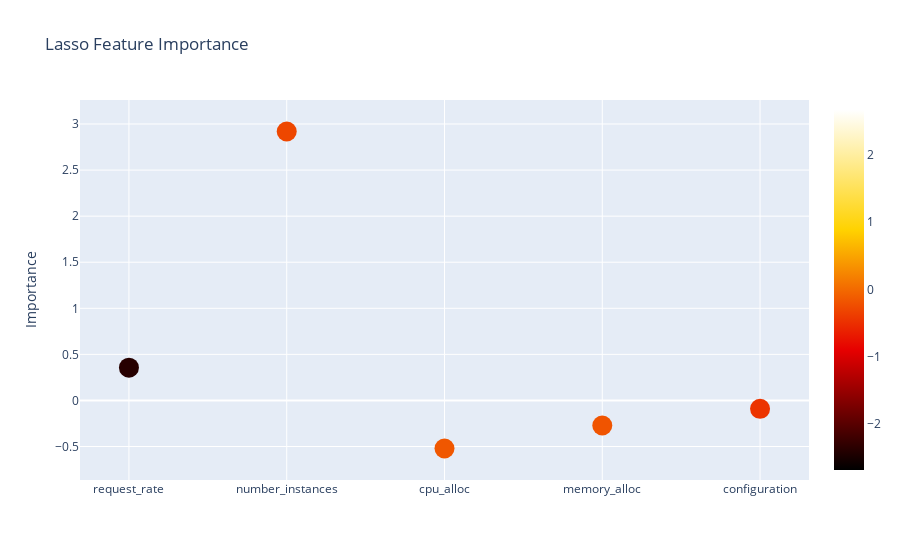
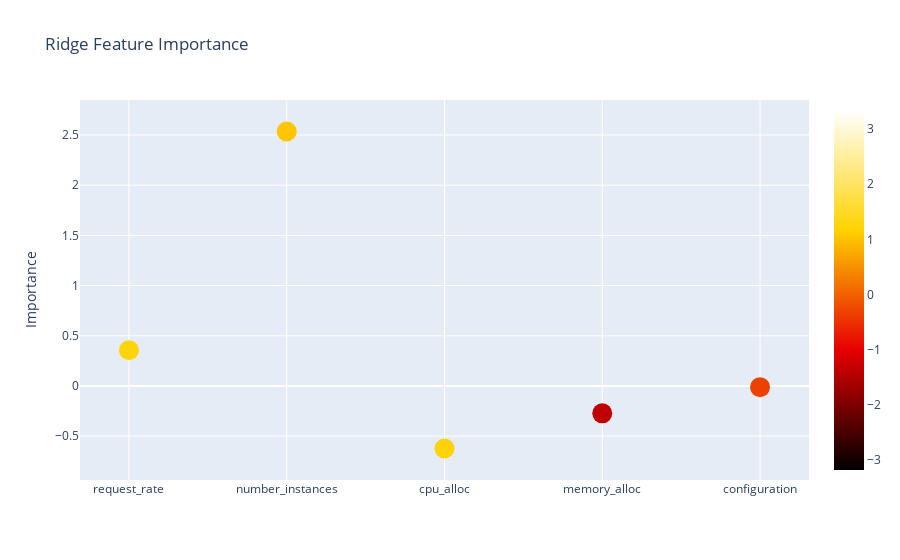
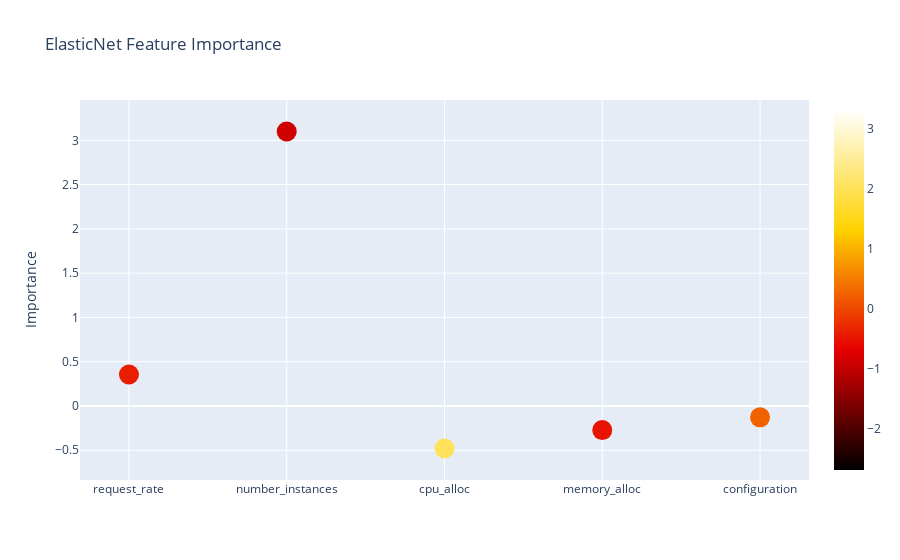

The cell these charts' notebook holds for them, in order:
### Code cell
'''Function to plot scatter plot of feature importance of lasso, ridge and elastic net.'''
def plot_feature_importance(model, title):
    model.fit(X_train, y_train)
    coef = pd.DataFrame({'Feature':X_train.columns,'Importance':np.transpose(model.coef_)})
    coef = coef.set_index('Feature')
    trace = go.Scatter(x = coef.index, y = coef.Importance, mode = 'markers',
            marker = dict(color = np.random.randn(500), size = 20, showscale = True, colorscale = 'Hot'))
    layout = go.Layout(hovermode = 'closest', title = title, yaxis = dict(title = 'Importance'))
    fig = go.Figure(data = [trace], layout = layout)
    iplot(fig)

'''Now plot feature importance of optimized lasso, ridge, and elastic net.'''
plot_feature_importance(lasso_opt, 'Lasso Feature Importance')
plot_feature_importance(ridge_opt, 'Ridge Feature Importance')
plot_feature_importance(elastic_net_opt, 'ElasticNet Feature Importance')

### Figure 1 — Plotly figure (JSON) as saved in the notebook; plotly's stock layout.template omitted (floating-point values rounded to 4 significant figures; data arrays with more than 128 entries replaced by an {"elided": "..."} marker saying what was removed)
{"data": [{"marker": {"color": {"elided": "500 float values"}, "colorscale": [[0, "rgb(0,0,0)"], [0.3333, "rgb(230,0,0)"], [0.6667, "rgb(255,210,0)"], [1, "rgb(255,255,255)"]], "showscale": true, "size": 20}, "mode": "markers", "type": "scatter", "x": ["request_rate", "number_instances", "cpu_alloc", "memory_alloc", "configuration"], "y": [0.3562, 2.919, -0.5215, -0.2723, -0.09087]}], "layout": {"hovermode": "closest", "title": {"text": "Lasso Feature Importance"}, "yaxis": {"title": {"text": "Importance"}}}}

### Figure 2 — Plotly figure (JSON) as saved in the notebook; plotly's stock layout.template omitted (floating-point values rounded to 4 significant figures; data arrays with more than 128 entries replaced by an {"elided": "..."} marker saying what was removed)
{"data": [{"marker": {"color": {"elided": "500 float values"}, "colorscale": [[0, "rgb(0,0,0)"], [0.3333, "rgb(230,0,0)"], [0.6667, "rgb(255,210,0)"], [1, "rgb(255,255,255)"]], "showscale": true, "size": 20}, "mode": "markers", "type": "scatter", "x": ["request_rate", "number_instances", "cpu_alloc", "memory_alloc", "configuration"], "y": [0.3561, 2.535, -0.6233, -0.2729, -0.01245]}], "layout": {"hovermode": "closest", "title": {"text": "Ridge Feature Importance"}, "yaxis": {"title": {"text": "Importance"}}}}

### Figure 3 — Plotly figure (JSON) as saved in the notebook; plotly's stock layout.template omitted (floating-point values rounded to 4 significant figures; data arrays with more than 128 entries replaced by an {"elided": "..."} marker saying what was removed)
{"data": [{"marker": {"color": {"elided": "500 float values"}, "colorscale": [[0, "rgb(0,0,0)"], [0.3333, "rgb(230,0,0)"], [0.6667, "rgb(255,210,0)"], [1, "rgb(255,255,255)"]], "showscale": true, "size": 20}, "mode": "markers", "type": "scatter", "x": ["request_rate", "number_instances", "cpu_alloc", "memory_alloc", "configuration"], "y": [0.3562, 3.099, -0.4799, -0.272, -0.1279]}], "layout": {"hovermode": "closest", "title": {"text": "ElasticNet Feature Importance"}, "yaxis": {"title": {"text": "Importance"}}}}
